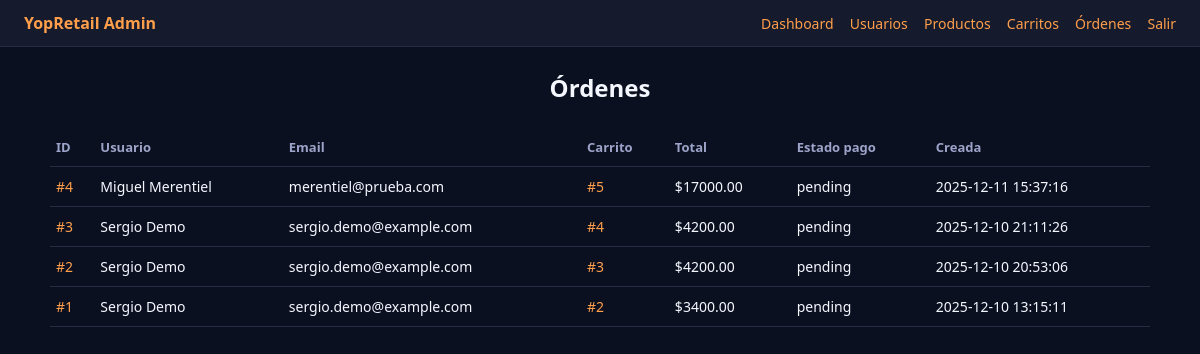
Page /admin/orders (signed in) on the earlier database version.
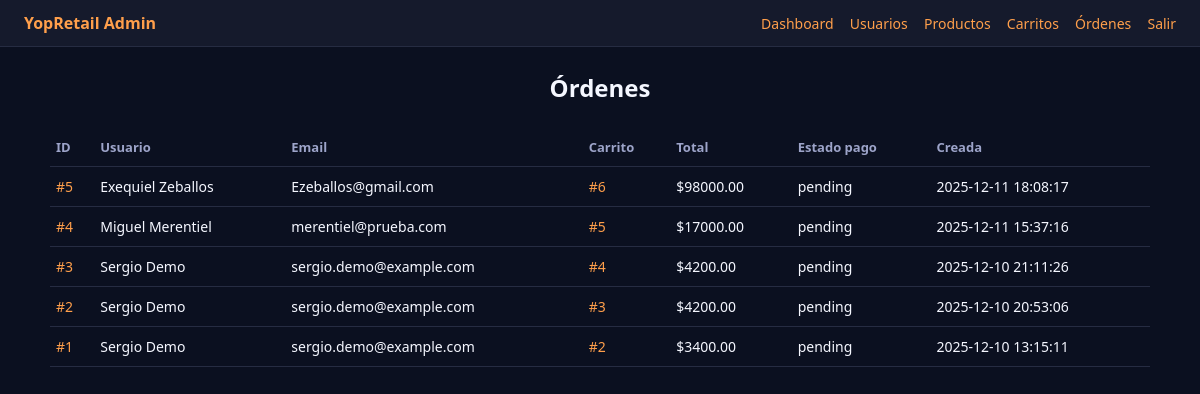
Same page on the later database version.
### tables this page shows
CREATE TABLE orders (
    id             INTEGER PRIMARY KEY AUTOINCREMENT,
    user_id        INTEGER NOT NULL,
    cart_id        INTEGER NOT NULL,
    total          REAL NOT NULL,
    payment_status TEXT NOT NULL DEFAULT 'pending', -- pending | paid | failed
    created_at     TEXT DEFAULT (datetime('now')),
    FOREIGN KEY (user_id) REFERENCES users(id),
    FOREIGN KEY (cart_id) REFERENCES carts(id)
);

CREATE TABLE users (
    id          INTEGER PRIMARY KEY AUTOINCREMENT,
    name        TEXT NOT NULL,
    email       TEXT NOT NULL UNIQUE,
    phone       TEXT,
    segment     TEXT DEFAULT 'nuevo',
    created_at  TEXT DEFAULT (datetime('now'))
);

### backoffice_app.py (the view)
@app.get("/admin/orders", response_class=HTMLResponse)
def admin_orders(request: Request, _: bool = Depends(get_current_admin)):
    with get_connection() as conn:
        rows = conn.execute(
            """
            SELECT
                o.id,
                o.user_id,
                u.name AS user_name,
                u.email AS user_email,
                o.cart_id,
                o.total,
                o.payment_status,
                o.created_at
            FROM orders o
            JOIN users u ON u.id = o.user_id
            ORDER BY o.created_at DESC
            """
        ).fetchall()
    return templates.TemplateResponse(
        "orders.html",
        {"request": request, "orders": rows},
    )

### templates/orders.html (shortened to what this page needs)
{% extends "admin_base.html" %}
{% block content %}
<h2>Órdenes</h2>
<table class="table">
  <thead>
    <tr>
      <th>ID</th>
      <th>Usuario</th>
      <th>Email</th>
      <th>Carrito</th>
      <th>Total</th>
      <th>Estado pago</th>
      <th>Creada</th>
    </tr>
  </thead>
  <tbody>
    {% for o in orders %}
    <tr>
      <td><a href="/admin/orders/{{ o.id }}">#{{ o.id }}</a></td>
      <td>{{ o.user_name }}</td>
      <td>{{ o.user_email }}</td>
      <td>
        <a href="/admin/carts/{{ o.cart_id }}">#{{ o.cart_id }}</a>
      </td>
      <td>${{ "%.2f"|format(o.total) }}</td>
      <td>{{ o.payment_status }}</td>
      <td>{{ o.created_at }}</td>
    </tr>
    {% endfor %}
  </tbody>
</table>
{% endblock %}

Differences in the rows shown:
added orders: id "5", user_name "Exequiel Zeballos", user_email "Ezeballos@gmail.com", cart_id "6", total "98000.00", payment_status "pending", created_at "2025-12-11 18:08:17"
